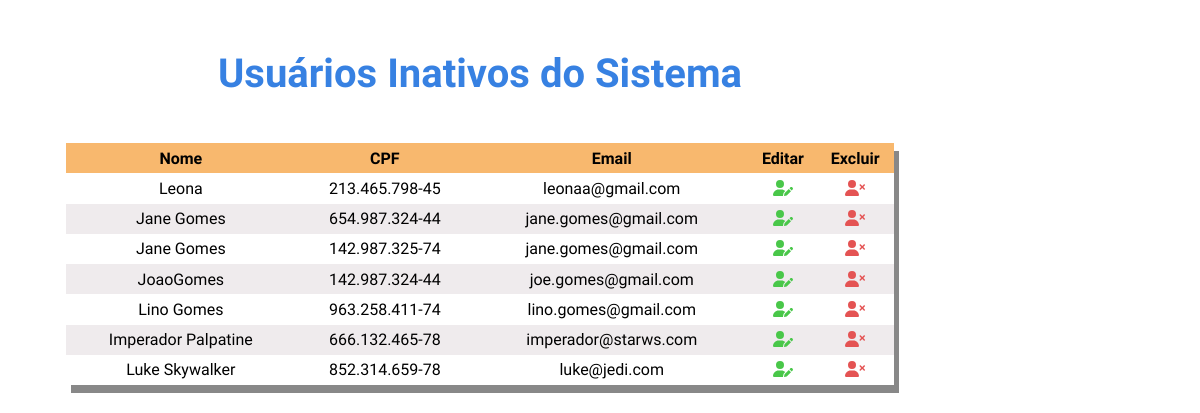
The app's page /VIEW/listarUsuariosInativos.php with its own data.
### tables this page shows
CREATE TABLE IF NOT EXISTS `tb_usuarios` (
  `ID` INT(11) NOT NULL AUTO_INCREMENT,
  `NOME` VARCHAR(100) NOT NULL,
  `CPF` VARCHAR(11) NOT NULL UNIQUE,
  `EMAIL` VARCHAR(255) NOT NULL,
  `PASSWORD` VARCHAR(100) NOT NULL,
  `DATA_CADASTRO` datetime NOT NULL DEFAULT current_timestamp(),
  `ATIVO` TINYINT(4) NOT NULL DEFAULT 1,
  `TIPO` VARCHAR(45) NOT NULL DEFAULT '2',
  PRIMARY KEY (`ID`));

### DAO/conexao/Conexao.php (called while the page is built)
<?php
abstract class Conexao {
    private static $instance;
    public static function getInstance() {
        try {
            if ( !isset( self::$instance ) ) {
                self::$instance = new PDO( 'mysql:host=127.0.0.1;dbname=turismo', 'root', '' );
                self::$instance->setAttribute( PDO::ATTR_ERRMODE, PDO::ERRMODE_EXCEPTION );
            }
            return self::$instance;
        } catch ( PDOException $e ) {
            echo $e->getMessage();
        }
    }
}

### DAO/ClienteDAO.php (called while the page is built, shortened)
<?php
require_once 'conexao/Conexao.php';
class ClienteDAO {
    private $pdo;
    public function __construct() {
        $this->pdo = Conexao::getInstance();
    }
    public function findAllInativos() {
        try {
            $sql = "SELECT * FROM tb_usuarios WHERE ATIVO = 0";
            $stmt = $this->pdo->prepare( $sql );
            $stmt->execute();
            $usuarios = $stmt->fetchAll( PDO::FETCH_ASSOC );
            return $usuarios;
        } catch ( PDOException $e ) {
            echo "Erro ao listar os usuarios: ", $e->getMessage();
        }
    }
}

### JS/funcao.php (called while the page is built, shortened)
<?php
function formatarCpfCnpj($cnpj_cpf){
    if (strlen(trim($cnpj_cpf)) === 11) {
      return preg_replace("/(\d{3})(\d{3})(\d{3})(\d{2})/", "\$1.\$2.\$3-\$4", $cnpj_cpf);
    }else if (strlen(trim($cnpj_cpf)) === 14) {
       return preg_replace("/(\d{2})(\d{3})(\d{3})(\d{4})(\d{2})/", "\$1.\$2.\$3/\$4-\$5", $cnpj_cpf);
    }
}

### VIEW/listarUsuariosInativos.php (the view, shortened to what this page needs)
<!DOCTYPE html>
<html lang="en">
<head>
    <link rel="stylesheet" href="../LIB/fontawesome-free-6.1.1-web/css/all.min.css">
    <link rel="stylesheet" href="../CSS/style-admin.css">
</head>
<body>
<?php
require_once '../DAO/ClienteDAO.php';
include '../JS/funcao.php';
$clienteDAO = new ClienteDAO();
$usuarios = $clienteDAO->findAllInativos();
echo "<div class='container-list'>";
echo "<h1><b>Usuários Inativos do Sistema</b></h1>";
echo "<table>";
echo "  <tr>";
echo "      <th>Nome</th>";
echo "      <th>CPF</th>";
echo "      <th>Email</th>";
echo "      <th>Editar</th>";
echo "      <th>Excluir</th>";
echo "  </tr>";
foreach ( $usuarios as $usuario ) {
    echo "<tr>";
    echo "  <td> {$usuario["NOME"]}</td>";
    echo "  <td>", formatarCpfCnpj( $usuario["CPF"] ), "</td>";
    echo "  <td> {$usuario["EMAIL"]} </td>";
    echo "  <td align='center'><a href='alterarUsuario.php?id={$usuario["ID"]}'><i class='icon fa-solid fa-user-pen'></a></i></td>";
    echo "  <td align='center'><a href='../controller/excluirUsuarioController.php?id={$usuario["ID"]}'><i class='delete fa-solid fa-user-xmark'></a></i></td>";
    echo "</tr>";
}
echo "</table>";
echo "</div>";
?>
</body>
</html>

### CSS/style-admin.css (style rules this page uses)
* { margin: 0; padding: 0; box-sizing: border-box; font-family: 'Raleway', sans-serif; }
.container-list, .container-table { padding: 20px; justify-content: center; width: 80%; transition: all 0.5s ease; height: 60%; position: absolute; }
.container-list h1 { text-align: center; color: #3781e2; font-size: 40px; margin: 30px; }
.container-list table { margin: auto; margin-top: 5%; color: #000; width: 90%; height: 55%; background-color: #EFF0F4; text-align: center; border-collapse: collapse; box-shadow: 5px 8px #888888; }
.container-list th { background-color: #F8B86E; color: #000000; }
.container-list tr { background-color: #fff; }
.container-list tr:nth-child(odd) { background-color: #eea29012; }
.icon { color: #49c749; }
.delete { color: #e45353; }

### records on screen
tb_usuarios: NOME "Leona", CPF "213.465.798-45", EMAIL "leonaa@gmail.com"
tb_usuarios: NOME "Jane Gomes", CPF "654.987.324-44", EMAIL "jane.gomes@gmail.com"
tb_usuarios: NOME "Jane Gomes", CPF "142.987.325-74", EMAIL "jane.gomes@gmail.com"
tb_usuarios: NOME "JoaoGomes", CPF "142.987.324-44", EMAIL "joe.gomes@gmail.com"
tb_usuarios: NOME "Lino Gomes", CPF "963.258.411-74", EMAIL "lino.gomes@gmail.com"
tb_usuarios: NOME "Imperador Palpatine", CPF "666.132.465-78", EMAIL "imperador@starws.com"
tb_usuarios: NOME "Luke Skywalker", CPF "852.314.659-78", EMAIL "luke@jedi.com"
